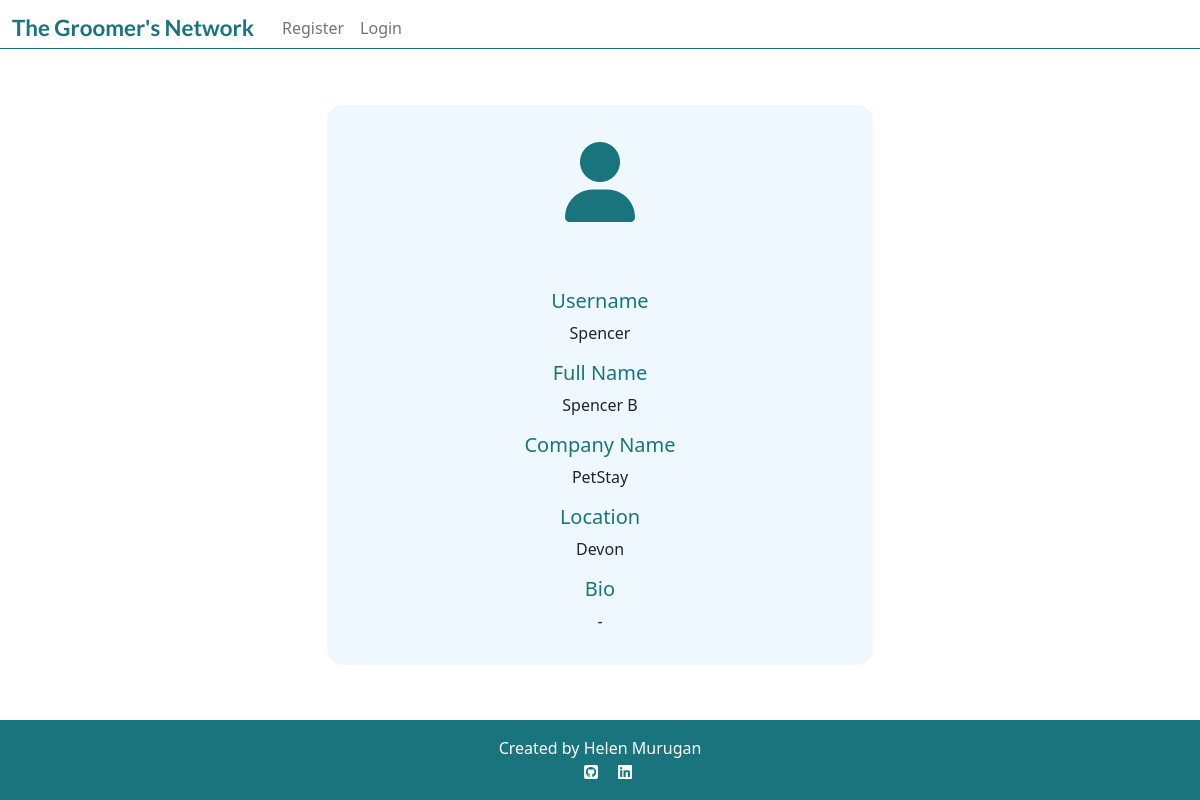
Page /user_profile/profile/Spencer/ on the committed database.
### user_profile/models.py (models this page shows)
class Profile(models.Model):
    user = models.OneToOneField(
        User,
        on_delete=models.CASCADE,
        related_name='profile',
        verbose_name='User',
    )
    full_name = models.CharField(
        max_length=50,
        blank=True,
        null=True,
        verbose_name='Full name',
        default='',
    )
    company_name = models.CharField(
        blank=True,
        null=True,
        max_length=30,
        default='',
    )
    location = models.CharField(
        blank=True,
        null=True,
        max_length=30,
        default='',
    )
    bio = models.TextField(
        blank=True,
        null=True,
        max_length=1000,
        default='',
    )

### user_profile/views.py (the view)
def get_user_profile(request, username):
    user = User.objects.get(username=username)
    user_profile = get_object_or_404(Profile, user=user)
    return render(
        request,
        'user_profile.html',
        {"user_profile": user_profile}
    )

### templates/user_profile.html
{% extends 'base.html' %}
{% load crispy_forms_tags %}
{% block content %}
<section>
    <div class="container my-5">
        <div class="row justify-content-center">
            <div class="col-md-8 col-lg-6">
                <div class="profile-card">
                    <div class="text-center">
                        <p class="card-body teal-text big-fa"><i class="fa-solid fa-user"></i></p>
                    </div>
                    <div class=card-body>
                        <div class="text-center">
                            <h5 class="mb-2 teal-text">Username</h5>
                            <p>{{user_profile.user.username}}</p>
                            <h5 class="mb-2 teal-text">Full Name</h5>
                                {% if user_profile.full_name %}
                                    <p>{{user_profile.full_name}}</p>
                                {% else %}
                                    <p>-</p>
                                {% endif %}
                            <h5 class="mb-2 teal-text">Company Name</h5>
                                {% if user_profile.company_name %}
                                    <p>{{user_profile.company_name}}</p>
                                {% else %}
                                    <p>-</p>
                                {% endif %}
                            <h5 class="mb-2 teal-text">Location</h5>
                                {% if user_profile.location %}
                                    <p>{{user_profile.location}}</p>
                                {% else %}
                                    <p>-</p>
                                {% endif %}
                            <h5 class="mb-2 teal-text">Bio</h5>
                                {% if user.bio %}
                                    <p>{{user.bio | safe }}</p>
                                {% else %}
                                    <p>-</p>
                                {% endif %}
                        </div>
                    </div>
                </div>
            </div>
        </div>
    </div>
</section>
{% endblock %}

### static/css/style.css (style rules this page uses)
.teal-text { color: #19747E }
.profile-card { background-color: aliceblue; border-radius: 1rem; }
.big-fa { font-size: 5rem; }

### rows in the picture
Profile: user.username "Spencer", full_name "Spencer B", company_name "PetStay", location "Devon"
